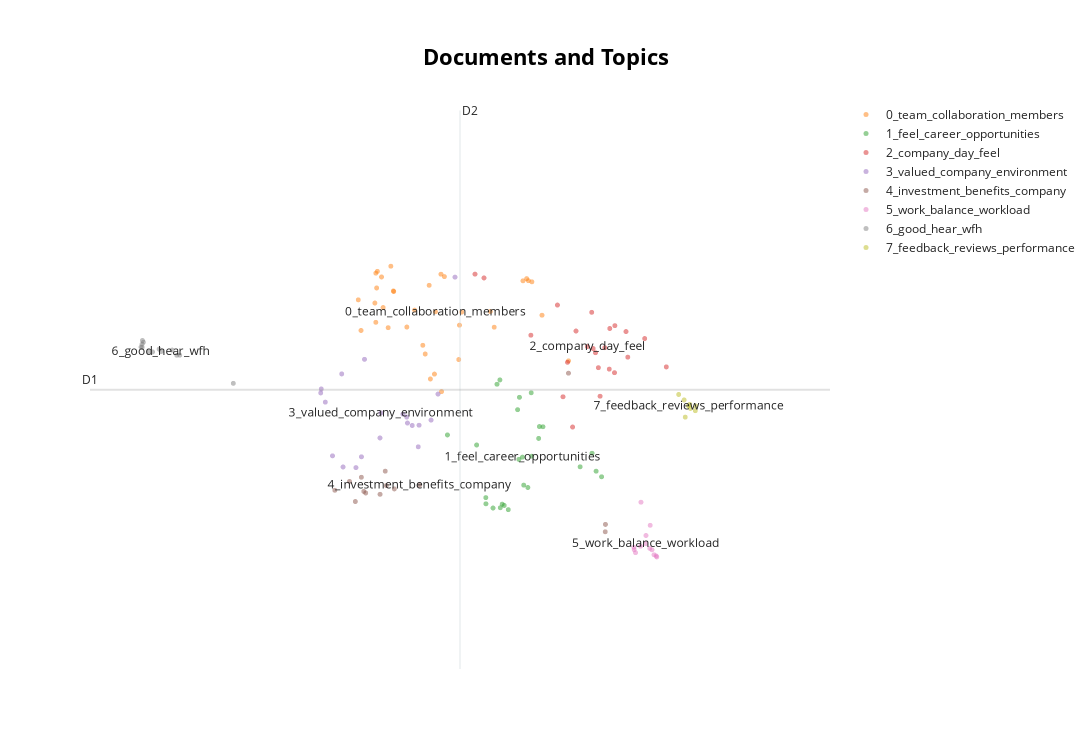

Notebook code cell kept with this figure:
### Code cell
# Run the visualization with the original embeddings
topic_model.visualize_documents(docs)

### Figure 1 — Plotly figure (JSON) as saved in the notebook; plotly's stock layout.template omitted (floating-point values rounded to 4 significant figures)
{"data": [{"hoverinfo": "text", "hovertext": [null], "marker": {"color": "#CFD8DC", "opacity": 0.5, "size": 5}, "mode": "markers+text", "name": "other", "showlegend": false, "type": "scattergl", "x": [null], "y": [null]}, {"hoverinfo": "text", "hovertext": ["Coupled with ever increasing areas of focus and no additional headcount, time becomes more precious, so margins of errors seem to be decreasing", "Information is shared transparently on my team, though access to data and reports across units is lacking. Improved knowledge management and collaboration platforms would help break down silos and improve decision making at an enterprise level.", "Walking the talk, showing empathy, being hands-on, having staff's back and actively helping to unblock obstacles, being candid, having humility to acknowledge shortcomings.", "There is good camaraderie and positive energy amongst teammates. This makes work enjoyable.", "My teammates are responsive and willing to assist when needed. Collaboration is seamless.", "Our team leads by example. The standards they set motivate me to excel.", "Our documentation is thorough. Onboarding new members is quick since knowledge transfer is seamless.", "There is a good balance between structure and creativity. The process enables progress but allows flexibility.", "While page limits have been set, some departments are ignoring them and still having long minutes and fanciful slides for internal meetings i.e. not all bosses enforce the new work norms.", "This would help to create a positive and motivated work environment and encourage employees to continue to strive for excellence", "Our team celebrates wins together. This maintains momentum and morale.", "Our team has a shared sense of purpose. Working towards common goals brings out our best efforts.", "The culture of collaboration within our team is truly something special. Everyone is willing to lend a hand when needed, and there's a real sense of camaraderie that makes coming to work a pleasure. It's clear that we all have a shared goal of producing high-quality work, and the support we give each other makes that possible.", "Leadership effectively empowers team members to make decisions and drive results.", "Virtual collaboration tools and communication channels are robust. Location or schedules do not impede teamwork.", "The company's culture is generally positive and supportive, but there are still some areas for improvement. I would like to see more emphasis on team building and bonding activities to help foster a stronger sense of camaraderie. Additionally, while there is an emphasis on work autonomy, there can sometimes be a lack of direction or clarity around goals and expectations. More guidance and direction from managers would help ensure that everyone is on the same page and working towards the same goals.", "Knowledge and best practices are freely shared between team members. We learn from each other.", "Clear objectives were set so everyone understood goals and priorities from the start. This helped align efforts.", "The leadership team is incredibly communicative and transparent. They regularly share updates on the company's goals and progress, and are always available to answer questions or address concerns. This has helped me feel more connected to the company's vision and more invested in its success.", "We need to be clearer on our ultimate objective, and not just about appearing to be doing well", "Team members uphold commitments and deliver quality work on schedule. I can count on my colleagues.", "Conflicts are handled constructively. Differences of opinion do not become personal.", "Demonstrating more trust by allowing more flexible working arrangements; for example, allowing staff to WFH on return to office days, should there be a need to do so e.g. HBL; schools examination period.", "The diverse perspectives within the team allow us to gain fresh insights and be innovative.", "The team communicates openly. I feel comfortable voicing my ideas and concerns.", "Responsibilities were divided logically based on individual strengths. This optimized talent and workflows.", "Great team to work with", "Participation and idea generation are encouraged from all team members. Everyone feels heard.", "Meeting calendars are respected. Time is managed effectively so work gets done.", "Very strong teamwork and appreciation of each other's point of view in my division.", "My teammates are collaborative and helpful.", "I strongly believe that our company culture encourages employees to speak up and share their ideas freely", "This culture of openness and idea-sharing has not only improved the work atmosphere but also fostered a sense of community and collaboration among employees.", "Regular check-ins ensure we are on track. Adjustments are made quickly if issues arise.", null], "marker": {"opacity": 0.5, "size": 5}, "mode": "markers+text", "name": "0_team_collaboration_members", "text": ["", "", "", "", "", "", "", "", "", "", "", "", "", "", "", "", "", "", "", "", "", "", "", "", "", "", "", "", "", "", "", "", "", "", "0_team_collaboration_members"], "textfont": {"size": 12}, "type": "scattergl", "x": [8.235, 8.529, 7.151, 6.584, 6.379, 6.453, 6.734, 8.084, 7.704, 7.31, 6.39, 6.406, 6.47, 7.113, 6.82, 7.119, 6.526, 8.024, 6.982, 8.122, 6.588, 6.911, 7.318, 6.225, 6.938, 8.065, 6.195, 6.389, 7.343, 6.556, 6.398, 7.04, 6.995, 7.661, 7.052], "y": [17.55, 16.74, 18.24, 17.98, 17.77, 18.23, 17.34, 18.17, 17.34, 16.77, 18.3, 18.33, 17.69, 18.28, 17.64, 16.2, 17.33, 18.17, 18.09, 18.15, 17.98, 17.02, 17.38, 17.28, 16.87, 18.2, 17.83, 17.43, 17.61, 18.42, 18.04, 16.51, 16.42, 17.62, 17.62]}, {"hoverinfo": "text", "hovertext": ["My job provides steady work and adequate compensation. However, passion, creativity, and a sense of purpose or mission seem to be missing. Focusing on organizational culture, values, and tapping into employee motivations may help foster greater meaning, innovation, and commitment.", "You thinking honest Is good but you and employers don't accept facts like It was a Hate crime committed By staff", "The company's commitment to professional development is really evident. I've been given numerous opportunities to learn new skills and take on more responsibility, and my manager has been incredibly supportive in helping me achieve my goals. This has been instrumental in my success so far and has motivated me to continue pushing myself.", "I feel empowered to share my thoughts and contribute to the company's growth and success", "Some training opportunities provided", "I am extremely satisfied with the level of support I receive from my manager. They provide regular feedback on my performance, encourage me to take ownership of my work, and always make themselves available to answer my questions. This has helped me feel more confident and motivated in my role.", "I feel bored and unchallenged in my job.", "The company's commitment to work autonomy has been instrumental in my success here. I am trusted to complete tasks independently, and have the freedom to approach my work in a way that works best for me. This has helped me feel more empowered and motivated to achieve my goals.", "Cross-training and job shadowing help broaden skills. We can fill in for each other when needed.", "Staff here is vary concerning time and speed are taking our jobs after 3 years that i am here because my higher position , what can you expect?", "There is one boss Who plays favourites in front of others making inclusive working environment impossible so she Splits whole team thinks highly talented now where tehre is only one fav Boss feels like Hitler had control When there Everyone listened; Would have quit long ago only reason still here is because great pals however unless more joined us leaving next contract surely 95% would leave tomorrow xxxxxxxx feeling lonely then.. (Sorry they have often put me under immense pressure over last few weeks Really affecting family home life; unhealthy pressures xxxxxxxxxxxxxxxxx) No 8 week max service in any area signed into contract so horrible and Confusing xx temporary HR Advisor seemed to want more unfair pain xx live elsewhere was reassuring even though upset which leaves full time admin then in HQ when knowing all along I wasn't looking soon moving abroad - early next year London market won’t miss long departments suffering feeling like there with Hitler mood sucks x Traffic jams daily x tired hence errors written feels Unsafe place staff write answers f", "Employees should first research company before they agree to openess - which today appears not enough plus they Should sign clauses etc plus new starters must feel very unsafe given some management games if you know what I mean plus seniors same view; Clear management team blind to many of them now in redundancies senior plus... time these types were kicked out rather than move around. Enough damage done to everyone by people who think they own place via education etc Lets improve starting by getting rid of rubbish/ dead wood else we continue counting 6 months down another ££millions lost ++++", "My manager provides clear direction and support.", "My job provides stability but lacks excitement and passion.", "Career advancement depends on managerial whims", "I don't feel like my manager is supportive of my professional development. I've expressed interest in taking on more responsibility and learning new skills, but haven't received any guidance or support in achieving those goals.", "To encourage psychological safety, bosses should be receptive of ideas and questions and not simply brush us off when something is raised.", "I feel motivated and energized at work.", "1. There are opportunities for career growth within my department, but limited mobility into other areas of the organization. 2. The career paths could be more clearly defined and support provided for those looking to develop cross-functional skills and advance their careers in new directions.", "Opportunity for professional growth limited", "Job descriptions unclear or outdated", "I have opportunities to learn and grow in my role.", "The company's leadership team is generally effective and transparent, but I feel like there could be more guidance provided around career development. While there are resources available for employees who want to grow within the company, it can be difficult to know where to start or who to approach for guidance. I would like to see more mentorship and coaching opportunities for employees who want to advance their careers. Additionally, while I appreciate the company's commitment to transparency, there are still some decisions that feel opaque to me. More communication around the reasoning behind decisions would help build trust and make employees feel more connected to the company's vision.", "There are limited opportunities for career growth.", "I feel like there are some communication issues within our team, which can be frustrating at times. However, I appreciate that my manager is always available to answer questions and provide guidance when needed.", null], "marker": {"opacity": 0.5, "size": 5}, "mode": "markers+text", "name": "1_feel_career_opportunities", "text": ["", "", "", "", "", "", "", "", "", "", "", "", "", "", "", "", "", "", "", "", "", "", "", "", "", "1_feel_career_opportunities"], "textfont": {"size": 12}, "type": "scattergl", "x": [8.79, 7.735, 7.978, 7.185, 7.691, 8.198, 8.896, 7.509, 7.612, 7.964, 7.984, 8.115, 8.206, 8.836, 8.078, 8.121, 7.767, 8.658, 7.86, 7.815, 7.793, 7.611, 8.032, 7.772, 8.245, 8.018], "y": [15.1, 16.33, 15.0, 15.43, 14.13, 15.37, 14.69, 15.25, 14.21, 15.88, 16.1, 16.18, 15.58, 14.79, 14.5, 15.05, 16.41, 14.86, 14.1, 14.18, 14.2, 14.32, 14.54, 14.14, 15.57, 15.04]}, {"hoverinfo": "text", "hovertext": ["A few points:\n - The company's culture is generally positive and supportive, but there are some individuals within the company who don't seem to share these values. I think more could be done to reinforce a culture of respect and teamwork.\n - I appreciate the company's commitment to work autonomy and trust in employees. However, I sometimes feel like there could be more support and guidance from my manager, especially when working on complex projects.\n - There isn't enough diversity within the company, which makes it difficult for me to feel truly valued and respected. There are very few people of color or LGBTQ+ individuals within the company, which creates a homogenous and uninspiring work environment.\n - ", "My department runs efficiently but the company as a whole lacks vision.", "1) Meetings within my team are productive, yet company-wide meetings suffer from lack of purpose or clear agenda 2) More effective use of meeting time and providing a forum for two-way communication with leadership would make a major impact on engagement.", "Day-to-day operations are well-managed yet innovation and new ideas are lacking.", "I appreciate the company's efforts to create a psychologically safe work environment, and I generally feel comfortable sharing my thoughts and concerns with my team. However, there are still some team members who dominate conversations and aren't as receptive to others' ideas. This can make it difficult for those who don't feel as comfortable speaking up to feel truly included. Additionally, I sometimes feel like my feedback isn't fully considered or acted upon by the team. While I understand that not all feedback can be implemented, I.E. it can be discouraging to feel like my opinions aren't valued.", "There's a culture of blame within the company that makes it difficult to take ownership of mistakes and learn from them. When things go w", "Lack of open communication between colleagues", "1. My team has a good rapport and I feel comfortable speaking up, but company-wide there seems to be a lack of transparency and willingness to address difficult issues. 2. There is room to improve on building trust and psychological safety across the organization.", "Still expecting immediate replies to top management, even where issues do not seem to require urgent attention.", "I appreciate that the company encourages employees to voice their opinions and concerns. However, sometimes it feels like these concerns aren't always addressed in a timely manner, which can be frustrating.", "1) Immediate managers are available and supportive. However, senior leadership feels out of touch with the day-to-day realities that employees deal with. 2) More effort is needed from top executives to communicate strategy and engage with staff across all levels.", "leaders acknowledging own mistakes and sharing vulnerability help to build psychological safety and trust.", "Communication across teams needs improvement.", "Leaders provide clear direction by giving suggestions or inputs instead of merely giving vague comments or questions that do not point to anything.", "A lot of process streamlining achieved in the past years e.g. procurement process, risk assessment process, etc.", "The communication within our team is lacking, which makes it difficult to complete projects efficiently. There are often misunderstandings and miscommunications that cause delays and frustration.", "I appreciate the company's commitment to work autonomy and trust in employees, but sometimes it can feel like there is a lack of direction or guidance. More frequent check-ins with managers would help ensure that everyone is on the same page and that expectations are clear. Additionally, it would be helpful to have clearer project goals and deliverables. While the company's", "There's a lack of transparency within the company, which makes it difficult to understand the company's goals and progress. I often feel disconnected from the company's vision and unsure of how my work fits into the bigger picture.", "Difficult to navigate company policies", "Operations and policies function well day-to-day, though the company direction and vision for the future are unclear. Strategic planning with input from all levels of staff may help provide coherent priorities and stronger future orientation.", "Some leaders have displayed empathy when considering and acknowledging the practical challenges faced by officers in their day-to-day work.", "Upper management is disconnected from employees.", null], "marker": {"opacity": 0.5, "size": 5}, "mode": "markers+text", "name": "2_company_day_feel", "text": ["", "", "", "", "", "", "", "", "", "", "", "", "", "", "", "", "", "", "", "", "", "", "2_company_day_feel"], "textfont": {"size": 12}, "type": "scattergl", "x": [8.575, 9.187, 8.982, 9.044, 8.518, 8.612, 8.932, 8.861, 9.375, 9.615, 8.988, 8.111, 8.803, 7.491, 8.406, 8.828, 9.04, 8.88, 8.468, 8.787, 7.591, 9.168, 8.739], "y": [15.57, 16.81, 16.6, 17.37, 16.72, 17.27, 16.98, 16.62, 17.14, 16.64, 17.32, 17.2, 16.96, 18.28, 17.73, 16.89, 16.53, 16.12, 16.11, 17.61, 18.22, 17.26, 17.0]}, {"hoverinfo": "text", "hovertext": ["Overall, an OK place to work but looking for more purpose and meaning.", "I am proud to work for this company.", "In conclusion, I highly appreciate the company's efforts to promote an open and idea-friendly work environment, and I look forward to continuing to work in such a supportive and empowering atmosphere.", "However, I would suggest that the company consider offering more incentives and bonuses to recognize employees who go above and beyond in their work.", "I am very satisfied with the pay and rewards system in the company.", "The salary structure is transparent and fair, and I feel that my hard work is being adequately compensated.", "I appreciate the company's commitment to diversity and inclusion, and I have seen efforts to create a more diverse workforce. However, there is still a lack of representation at the leadership level, which can make it difficult for employees from underrepresented groups to feel truly valued and respected. While I think the company's recruitment policies are effective, it will be important to continue investing in leadership training for underrepresented groups to ensure that everyone has a chance to succeed. Additionally, there could be more emphasis on cultural competence training for all employees to help foster a more inclusive workplace culture.", "Overall, I am very happy with the pay and rewards system, but I believe there is room for improvement in the area of employee recognition and incentives.", "Recognition for good work", "I appreciate the company's commitment to sustainability and making a positive impact on the environment. However, I feel like there could be more emphasis on diversity and inclusion within the company.", "The open-door policy of the management and their willingness to listen to the employees has created a positive and inclusive working environment.", "Individual contributions are valued. People are recognized for their expertise and effort.", "I appreciate the company's efforts to foster a diverse and inclusive workplace. It's clear that everyone is valued and respected here, regardless of their background or identity. This has helped me feel more connected to my colleagues and more invested in the company's success.", "Diversity programs highlight inclusiveness, but some teams lack representation and inclusion in practice. Progress on addressing systemic equity and belonging issues has been slow. Understanding diverse experiences and fostering an environment where all voices are valued could strengthen the company.", " Customer and community relationships are valued, however sustainability and social im", "No recognition for extra effort", "Low value meaningless work", "Decisiveness, dare to challenge the norm and be transformative", "Opinion respected and valued", null], "marker": {"opacity": 0.5, "size": 5}, "mode": "markers+text", "name": "3_valued_company_environment", "text": ["", "", "", "", "", "", "", "", "", "", "", "", "", "", "", "", "", "", "", "3_valued_company_environment"], "textfont": {"size": 12}, "type": "scattergl", "x": [6.861, 6.435, 7.003, 5.908, 6.23, 6.169, 6.793, 6.026, 5.784, 6.741, 7.08, 6.011, 6.869, 6.732, 6.691, 5.777, 5.828, 7.269, 6.264, 6.446], "y": [15.22, 15.38, 15.69, 15.06, 15.04, 14.85, 15.6, 14.86, 16.25, 15.64, 16.15, 16.51, 15.6, 15.75, 15.8, 16.18, 16.01, 18.23, 16.77, 15.82]}, {"hoverinfo": "text", "hovertext": ["Relook at benchmarking, investment banks compensation need not be taken out of the equation as these are genuine opportunity pool for our people.", "Benefits packages are adequate", "Although I receive good benefits, annual salary increases do not meet my expectations.", "Pay raises should be higher", "Driving initiatives that promote and protect staff' well-being amidst work challenges.", "While the company is committed to transparency, I feel like there are still some areas where more information could be shared. I would like to see more frequent updates on the company's goals and progress.", "The benefits package here is very competitive. From health insurance to retirement savings, the company offers a comprehensive package that makes me feel valued as an employee. This has been a key factor in my decision to stay with the company long-term.", "While I appreciate the flexibility offered by the company, I sometimes feel like the boundaries between work and personal life are blurred. There can be an expectation that employees be available at all hours, which can lead to burnout and stress. It would be helpful to have clearer guidelines around expectations for availability and response times. Additionally, I think there could be more investment in mental health support and wellness initiatives. While there are resources available for employees who need them, they aren't always well advertised or fully utilized. More proactive support around mental health and wellness would be greatly appreciated.", "The company's technology infrastructure is generally adequate, but there are still some areas where more investment could be made. For example, the video conferencing capabilities could be improved to make remote work more effective. Additionally, I feel like there could be more training and resources provided for employees who are new to the technology. While I appreciate the company's efforts to provide technology for remote work, more investment in these tools would help make the transition to remote work more seamless", "While the company offers competitive compensation, there are still some areas where more investment could be made. For example, I would like to see more investment in technology and other resources that could help employees be more efficient and productive.", "The company's benefits package is lackluster. Compared to other companies in the industry, the benefits offered here are minimal and don't feel like they adequately compensate me for my hard work.", "While the company's benefits package is generally competitive, there are some areas where it falls short. Specifically, I would like to see more investment in mental health support and wellness initiatives. While the company offers mental health resources", "The company's benefits package is pretty standard, but I would like to see more investment in professional development opportunities. I think this would help employees feel more valued and invested in the company's success", null], "marker": {"opacity": 0.5, "size": 5}, "mode": "markers+text", "name": "4_investment_benefits_company", "text": ["", "", "", "", "", "", "", "", "", "", "", "", "", "4_investment_benefits_company"], "textfont": {"size": 12}, "type": "scattergl", "x": [6.097, 6.277, 6.162, 5.934, 8.939, 8.529, 6.256, 8.937, 6.494, 6.229, 6.436, 6.506, 6.595, 6.876], "y": [14.6, 14.4, 14.25, 14.45, 13.84, 16.53, 14.43, 13.71, 14.79, 14.68, 14.38, 14.53, 14.47, 14.54]}, {"hoverinfo": "text", "hovertext": ["I like the work I do but wish I had more schedule flexibility.", "If at an organisational level, senior management finds it difficult to drop or postpone projects or initiatives, then it would be even less realistic with these work expectations for departments to prioritise and reduce workload meaningfully/significantly.", "I don't feel like I have the resources I need to succeed in my role. Whether it's access to technology or support from colleagues, there are often roadblocks that make it difficult to complete tasks efficiently.", "I appreciate the company's commitment to work-life balance, but sometimes it feels like there is a lack of support when it comes to workload management. There can be an expectation that employees take on more work than they can handle, which can lead to burnout and stress. More support from managers and colleagues would help ensure that everyone is able to manage their workload effectively. Additionally, while the option to work from home is available, there can be an expectation that employees work longer hours or be available at all hours. More guidance around work-life balance would be greatly appreciated.", "I feel like my workload is unreasonable, and I often find myself working overtime or on weekends just to keep up. This has taken a toll on my mental health and overall job satisfaction.", "The company's approach to work-life balance is insufficient. While the option to work from home is available, there's still an expectation that I be available at all hours and work long days. This has made it difficult for me to maintain a healthy work-life balance.", "My workload is too heavy and difficult to balance.", "While the workload can be overwhelming at times, I appreciate that the company offers flexible work arrangements that allow me to maintain a healthy work-life balance. I just wish that the workload itself were more manageable.", "Flexible schedule", "The work-life balance options here are excellent. Whether I need to take time off for a doctor's appointment or just want to work from home for the day, my manager is always accommodating. This has helped me feel less stressed and more productive in my work.", "Appreciated efforts towards work-life balance", "Work-life balance varies greatly depending on team and manager. Flexibility and time off are sufficient for my needs, however others report unreasonable workload and expectations. Consistent policies around work hours and availability need to apply for all groups.", null], "marker": {"opacity": 0.5, "size": 5}, "mode": "markers+text", "name": "5_work_balance_workload", "text": ["", "", "", "", "", "", "", "", "", "", "", "", "5_work_balance_workload"], "textfont": {"size": 12}, "type": "scattergl", "x": [9.258, 9.436, 9.334, 9.456, 9.431, 9.479, 9.389, 9.329, 9.273, 9.255, 9.503, 9.509, 9.388], "y": [13.39, 13.83, 14.24, 13.39, 13.42, 13.3, 13.64, 13.45, 13.34, 13.43, 13.28, 13.26, 13.5]}, {"hoverinfo": "text", "hovertext": ["No comments.", "- ", " \n", "n a", "N.A", "\n\n", ",", "many", ".", "WFH", "Good", "good to be  hear", null], "marker": {"opacity": 0.5, "size": 5}, "mode": "markers+text", "name": "6_good_hear_wfh", "text": ["", "", "", "", "", "", "", "", "", "", "", "", "6_good_hear_wfh"], "textfont": {"size": 12}, "type": "scattergl", "x": [4.128, 3.783, 3.798, 3.983, 3.868, 3.808, 3.794, 4.212, 3.793, 3.91, 4.179, 4.807, 4.005], "y": [16.94, 16.99, 17.11, 16.95, 16.9, 17.07, 16.98, 16.85, 17.04, 16.9, 16.84, 16.35, 16.91]}, {"hoverinfo": "text", "hovertext": ["Managers pay attention to feedback", "The company's approach to feedback and performance reviews is outdated and unhelpful. I only receive feedback once a year, which makes it difficult to track my progress and improve in my role.", "However, there doesn't seem to be much encouragement to share mistakes (i.e. do after-action reviews).", "Feedback flows freely. Suggestions to improve are seen as opportunities, not criticism.", "The company's feedback process is helpful, but could be more frequent. I appreciate the feedback I receive during performance reviews, but I think it would be more helpful to receive feedback more regularly throughout the year.", "The company's approach to feedback and performance reviews is generally helpful, but I think there could be more opportunities for employees to provide feedback on their managers. This would help ensure that everyone is held accountable and that issues are addressed in a timely manner. Additionally, while the feedback provided during performance reviews is useful, it can be difficult to implement changes if the feedback is only provided once a year. More frequent check-ins and feedback opportunities would be beneficial for both employees and managers", "The company's approach to feedback and performance reviews is incredibly helpful. My manager provides regular feedback on my work, and we have open and honest conversations about my strengths and areas for improvement. This has helped me grow in my role and feel more invested in the company's success.\n\nI really appreciate the company's commitment to sustainability. Whether it's through reducing our carbon footprint or supporting local community initiatives, it's clear that the company is making a positive impact on the world. This makes me feel proud to work here and motivates me to do my best work.", null], "marker": {"opacity": 0.5, "size": 5}, "mode": "markers+text", "name": "7_feedback_reviews_performance", "text": ["", "", "", "", "", "", "", "7_feedback_reviews_performance"], "textfont": {"size": 12}, "type": "scattergl", "x": [9.875, 9.937, 9.753, 9.813, 9.942, 9.883, 9.826, 9.861], "y": [15.97, 15.86, 16.15, 16.05, 15.94, 15.9, 15.75, 15.95]}], "layout": {"annotations": [{"showarrow": false, "text": "D1", "x": 3.215, "y": 16.23, "yshift": 10}, {"showarrow": false, "text": "D2", "x": 7.324, "xshift": 10, "y": 21.19}], "height": 750, "shapes": [{"line": {"color": "#CFD8DC", "width": 2}, "type": "line", "x0": 7.324, "x1": 7.324, "y0": 11.28, "y1": 21.19}, {"line": {"color": "#9E9E9E", "width": 2}, "type": "line", "x0": 3.215, "x1": 11.43, "y0": 16.23, "y1": 16.23}], "title": {"font": {"color": "Black", "size": 22}, "text": "<b>Documents and Topics</b>", "x": 0.5, "xanchor": "center", "yanchor": "top"}, "width": 1200, "xaxis": {"visible": false}, "yaxis": {"visible": false}}}
